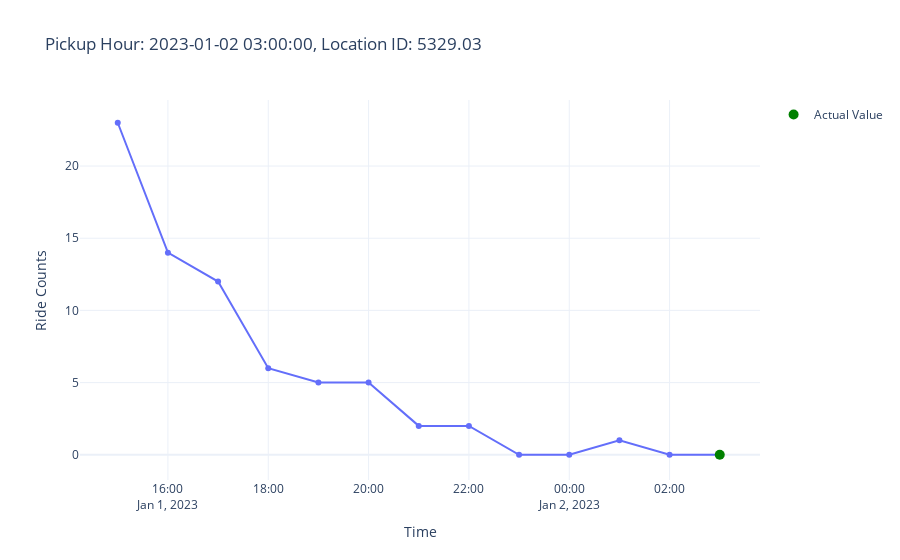

Here is the notebook cell this chart was saved with:
### Code cell
from src.plot_utils import plot_aggregated_time_series, plot_prediction
plot_aggregated_time_series(features, targets, row_id=100)  # or any other valid row ID

### Figure 1 — Plotly figure (JSON) as saved in the notebook; plotly's stock layout.template omitted (floating-point values rounded to 4 significant figures)
{"data": [{"hovertemplate": "Time=%{x}<br>Ride Counts=%{y}<extra></extra>", "legendgroup": "", "line": {"color": "#636efa", "dash": "solid"}, "marker": {"symbol": "circle"}, "mode": "lines+markers", "name": "", "orientation": "v", "showlegend": false, "type": "scatter", "x": ["2023-01-01T15:00:00.000000000", "2023-01-01T16:00:00.000000000", "2023-01-01T17:00:00.000000000", "2023-01-01T18:00:00.000000000", "2023-01-01T19:00:00.000000000", "2023-01-01T20:00:00.000000000", "2023-01-01T21:00:00.000000000", "2023-01-01T22:00:00.000000000", "2023-01-01T23:00:00.000000000", "2023-01-02T00:00:00.000000000", "2023-01-02T01:00:00.000000000", "2023-01-02T02:00:00.000000000", "2023-01-02T03:00:00.000000000"], "xaxis": "x", "y": [23, 14, 12, 6, 5, 5, 2, 2, 0, 0, 1, 0, 0], "yaxis": "y"}, {"line": {"color": "green"}, "marker": {"size": 10}, "mode": "markers", "name": "Actual Value", "type": "scatter", "x": ["2023-01-02T03:00:00.000000000"], "y": [0]}], "layout": {"legend": {"tracegroupgap": 0}, "title": {"text": "Pickup Hour: 2023-01-02 03:00:00, Location ID: 5329.03"}, "xaxis": {"anchor": "y", "domain": [0, 1], "title": {"text": "Time"}}, "yaxis": {"anchor": "x", "domain": [0, 1], "title": {"text": "Ride Counts"}}}}
